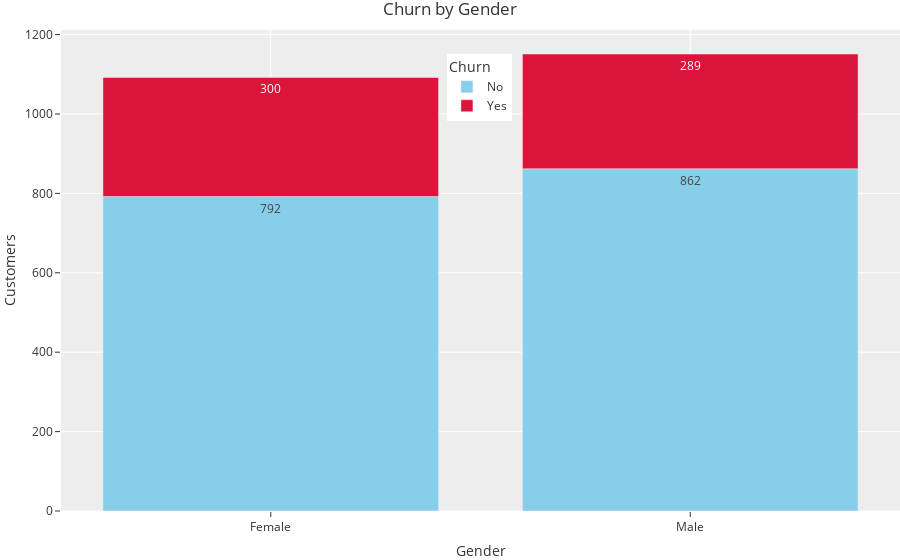

The cell this chart's notebook holds for it:
### Code cell
colors = ['skyblue','crimson']
grouped_barchart=px.bar(gender_attrition_df,x='Gender',y='Customers',color='Churn',text='Customers',color_discrete_sequence=colors,title='Churn by Gender')
grouped_barchart.update_layout(legend=dict(yanchor="top",y=0.95,xanchor="left",x=0.46),autosize=True,margin=dict(t=30,b=0,l=0,r=0)) #use barmode='stack' when stacking,

### Figure 1 — Plotly figure (JSON) as saved in the notebook; plotly's stock layout.template omitted (floating-point values rounded to 4 significant figures)
{"data": [{"alignmentgroup": "True", "hovertemplate": "Churn=No<br>Gender=%{x}<br>Customers=%{text}<extra></extra>", "legendgroup": "No", "marker": {"color": "skyblue"}, "name": "No", "offsetgroup": "No", "orientation": "v", "showlegend": true, "text": [792, 862], "textposition": "auto", "type": "bar", "x": ["Female", "Male"], "xaxis": "x", "y": [792, 862], "yaxis": "y"}, {"alignmentgroup": "True", "hovertemplate": "Churn=Yes<br>Gender=%{x}<br>Customers=%{text}<extra></extra>", "legendgroup": "Yes", "marker": {"color": "crimson"}, "name": "Yes", "offsetgroup": "Yes", "orientation": "v", "showlegend": true, "text": [300, 289], "textposition": "auto", "type": "bar", "x": ["Female", "Male"], "xaxis": "x", "y": [300, 289], "yaxis": "y"}], "layout": {"autosize": true, "barmode": "relative", "legend": {"title": {"text": "Churn"}, "tracegroupgap": 0, "x": 0.46, "xanchor": "left", "y": 0.95, "yanchor": "top"}, "margin": {"b": 0, "l": 0, "r": 0, "t": 30}, "title": {"text": "Churn by Gender"}, "xaxis": {"anchor": "y", "domain": [0, 1], "title": {"text": "Gender"}}, "yaxis": {"anchor": "x", "domain": [0, 1], "title": {"text": "Customers"}}}}
